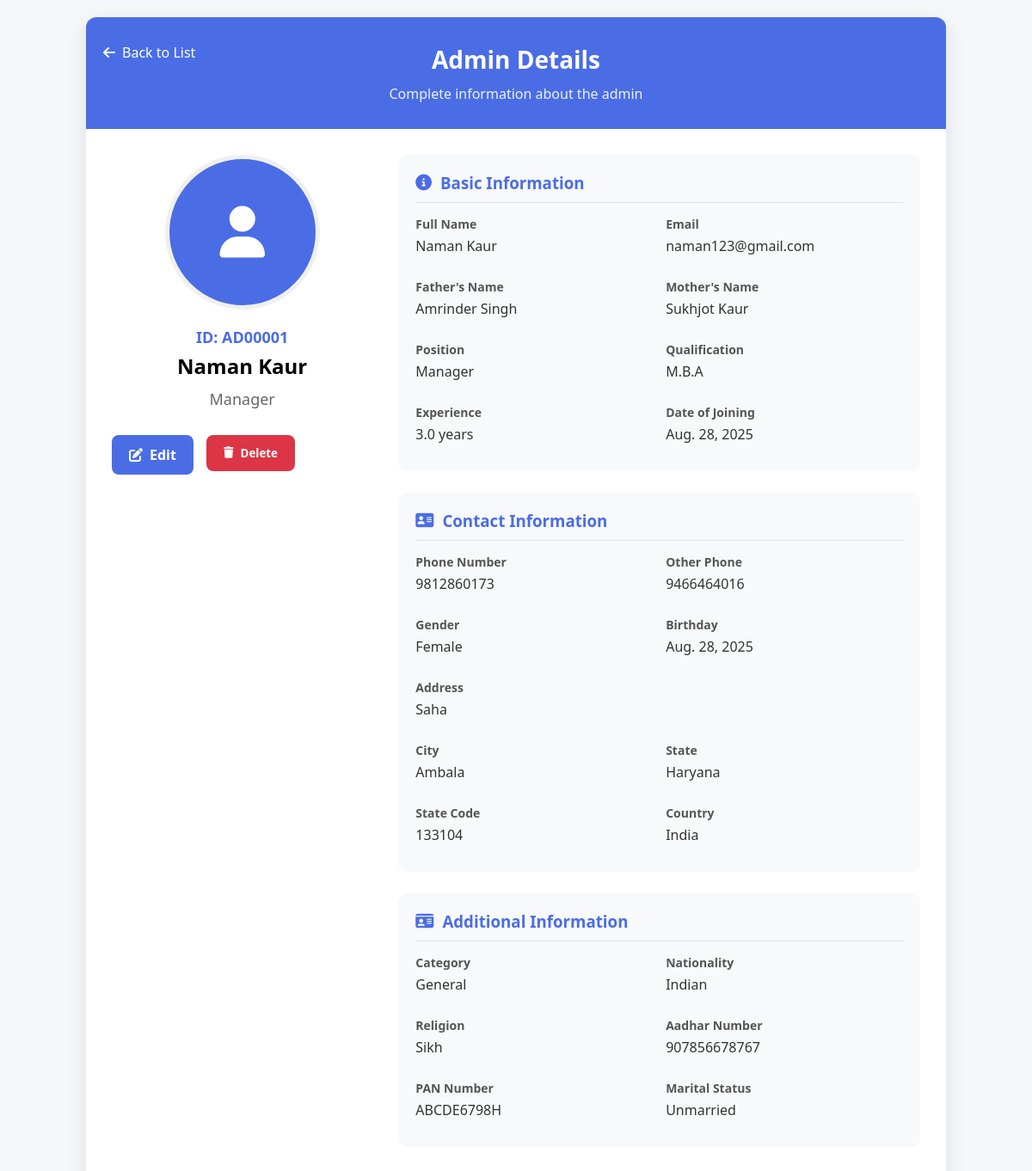
Page /admin-list/1/ on the committed database.
### myapp/models.py (models this page shows, shortened)
class Admin(models.Model):
    profile_picture = models.ImageField(upload_to='profile_pics/', blank=True, null=True)
    admin_id=models.CharField(max_length=15,unique=True)
    name = models.CharField(max_length=100)
    email = models.EmailField(unique=True)
    father_name = models.CharField(max_length=100)
    mother_name = models.CharField(max_length=100)
    position = models.CharField(max_length=100)
    qualification=models.CharField(max_length=50)
    experience = models.DecimalField(max_digits=4, decimal_places=1)  # e.g., 5.5 years
    date_of_joining = models.DateField()
    phone = models.CharField(max_length=15)
    other_phone_no = models.CharField(max_length=15,null=True)
    gender = models.CharField(max_length=10, choices=[
        ('male', 'Male'),
        ('female', 'Female'),
        ('other', 'Other')
    ])
    birthday = models.DateField()
    address = models.TextField()
    city = models.CharField(max_length=100)
    state = models.CharField(max_length=100)
    state_code = models.CharField(max_length=10,null=True)
    country = models.CharField(max_length=30, choices=[
    ('India', 'India'),
    ('USA', 'USA'),
    ('UK', 'UK'),
    ('Canada', 'Canada'),
    ('Australia', 'Australia'),
    ('Germany', 'Germany'),
    ('France', 'France'),
    ('Japan', 'Japan'),
    ('China', 'China'),
    ('Other', 'Other')
])
    category = models.CharField(max_length=10, choices=[
        ('Genral', 'General'),
        ('BC(A)', 'BC(A)'),
        ('BC(B)', 'BC(B)'),
        ('SC', 'SC'),
        ('ST', 'ST'),
        ('Others', 'Others')
    ])
    nationality = models.CharField(max_length=20, choices=[
        ('Indian', 'Indian'),
        ('NRI', 'NRI'),
        ('Other', 'Other')
    ])
    religion = models.CharField(max_length=20, choices=[
        ('Hindu', 'Hindu'),
        ('Muslim', 'Muslim'),
        ('Sikh', 'Sikh'),
        ('Christian', 'Christian'),
        ('Jain', 'Jain'),
        ('Buddhist', 'Buddhist'),
        ('Other', 'Other')
    ])
    adhar_no = models.BigIntegerField()
    pan_no = models.CharField(max_length=20)
    martial_status = models.CharField(max_length=15, choices=[
        ('married', 'Married'),
        ('unmarried', 'Unmarried')
    ], default='unmarried')
    username=models.EmailField()
    password=models.CharField(max_length=15,null=True)

### myapp/views.py (the view)
# urls.py: path('admin-list/<int:pk>/', views.admin_detail, name='admin_detail'),
def admin_detail(request, pk):
    admin = get_object_or_404(Admin, pk=pk)
    return render(request, 'admin_detail.html', {'admin': admin})

### template/admin_detail.html (shortened to what this page needs)
<!DOCTYPE html>
<html lang="en">
<head>
    <link rel="stylesheet" href="https://cdnjs.cloudflare.com/ajax/libs/font-awesome/6.4.0/css/all.min.css">
</head>
<body>
    <div class="container">
        <div class="header">
            <a href="{% url 'admin_list' %}" class="back-btn">
                <i class="fas fa-arrow-left"></i> Back to List
            </a>
            <h1>Admin Details</h1>
            <p>Complete information about the admin</p>
        </div>
        <div class="employee-content">
            <div class="profile-section">
                <div class="default-img">
                    <i class="fas fa-user"></i>
                </div>
                <div class="employee-id">ID: {{ admin.admin_id }}</div>
                <div class="employee-name">{{ admin.name }}</div>
                <div class="employee-position">{{ admin.position }}</div>
                <div class="action-buttons">
                    <a href="{% url 'edit_admin' admin.id %}" class="action-btn edit-btn">
                   <i class="fas fa-edit"></i> Edit
                  </a>
                    <form action="{% url 'delete_admin' admin.id %}" method="post" style="display:inline;">
                        <button type="submit" class="action-btn delete-btn" onclick="return confirm('Are you sure you want to delete this admin?')">
                            <i class="fas fa-trash"></i> Delete
                        </button>
                    </form>
                </div>
            </div>
            <div class="details-section">
                <div class="detail-card">
                    <h3><i class="fas fa-info-circle"></i> Basic Information</h3>
                    <div class="info-grid">
                        <div class="info-item">
                            <div class="info-label">Full Name</div>
                            <div class="info-value">{{ admin.name }}</div>
                        </div>
                        <div class="info-item">
                            <div class="info-label">Email</div>
                            <div class="info-value">{{ admin.email }}</div>
                        </div>
                        <div class="info-item">
                            <div class="info-label">Father's Name</div>
                            <div class="info-value">{{ admin.father_name }}</div>
                        </div>
                        <div class="info-item">
                            <div class="info-label">Mother's Name</div>
                            <div class="info-value">{{ admin.mother_name }}</div>
                        </div>
                        <div class="info-item">
                            <div class="info-label">Position</div>
                            <div class="info-value">{{ admin.position }}</div>
                        </div>
                        <div class="info-item">
                            <div class="info-label">Qualification</div>
                            <div class="info-value">{{ admin.qualification }}</div>
                        </div>
                        <div class="info-item">
                            <div class="info-label">Experience</div>
                            <div class="info-value">{{ admin.experience }} years</div>
                        </div>
                        <div class="info-item">
                            <div class="info-label">Date of Joining</div>
                            <div class="info-value">{{ admin.date_of_joining }}</div>
                        </div>
                    </div>
                </div>
                <div class="detail-card">
                    <h3><i class="fas fa-address-card"></i> Contact Information</h3>
                    <div class="info-grid">
                        <div class="info-item">
                            <div class="info-label">Phone Number</div>
                            <div class="info-value">{{ admin.phone }}</div>
                        </div>
                        <div class="info-item">
                            <div class="info-label">Other Phone</div>
                            <div class="info-value">{{ admin.other_phone_no|default:"-" }}</div>
                        </div>
                        <div class="info-item">
                            <div class="info-label">Gender</div>
                            <div class="info-value">{{ admin.get_gender_display }}</div>
                        </div>
                        <div class="info-item">
                            <div class="info-label">Birthday</div>
                            <div class="info-value">{{ admin.birthday }}</div>
                        </div>
                        <div class="info-item full-width">
                            <div class="info-label">Address</div>
                            <div class="info-value">{{ admin.address }}</div>
                        </div>
                        <div class="info-item">
                            <div class="info-label">City</div>
                            <div class="info-value">{{ admin.city }}</div>
                        </div>
                        <div class="info-item">
                            <div class="info-label">State</div>
                            <div class="info-value">{{ admin.state }}</div>
                        </div>
                        <div class="info-item">
                            <div class="info-label">State Code</div>
                            <div class="info-value">{{ admin.state_code|default:"-" }}</div>
                        </div>
                        <div class="info-item">
                            <div class="info-label">Country</div>
                            <div class="info-value">{{ admin.country }}</div>
                        </div>
                    </div>
                </div>
                <div class="detail-card">
                    <h3><i class="fas fa-id-card"></i> Additional Information</h3>
                    <div class="info-grid">
                        <div class="info-item">
                            <div class="info-label">Category</div>
                            <div class="info-value">{{ admin.get_category_display }}</div>
                        </div>
                        <div class="info-item">
                            <div class="info-label">Nationality</div>
                            <div class="info-value">{{ admin.get_nationality_display }}</div>
                        </div>
                        <div class="info-item">
                            <div class="info-label">Religion</div>
                            <div class="info-value">{{ admin.get_religion_display }}</div>
                        </div>
                        <div class="info-item">
                            <div class="info-label">Aadhar Number</div>
                            <div class="info-value">{{ admin.adhar_no }}</div>
                        </div>
                        <div class="info-item">
                            <div class="info-label">PAN Number</div>
                            <div class="info-value">{{ admin.pan_no }}</div>
                        </div>
                        <div class="info-item">
                            <div class="info-label">Marital Status</div>
                            <div class="info-value">{{ admin.get_martial_status_display }}</div>
                        </div>
                    </div>
                </div>
            </div>
        </div>
    </div>
</body>
</html>

### template/admin_detail.html (style rules this page uses)
* { margin: 0; padding: 0; box-sizing: border-box; font-family: 'Segoe UI', Tahoma, Geneva, Verdana, sans-serif; }
body { background-color: #f5f7fa; padding: 20px; }
.container { max-width: 1000px; margin: 0 auto; background: #fff; border-radius: 12px; box-shadow: 0 8px 24px rgba(0, 0, 0, 0.1); overflow: hidden; }
.header { background: #4a6de5; padding: 30px 20px; text-align: center; color: white; position: relative; }
.header h1 { font-size: 28px; font-weight: 600; margin-bottom: 10px; }
.header p { font-size: 16px; opacity: 0.9; }
.back-btn { position: absolute; left: 20px; top: 30px; color: white; text-decoration: none; display: flex; align-items: center; font-weight: 500; }
.back-btn i { margin-right: 8px; }
.employee-content { padding: 30px; display: grid; grid-template-columns: 1fr 2fr; gap: 30px; }
.profile-section { text-align: center; }
.default-img { width: 180px; height: 180px; border-radius: 50%; background: #4a6de5; display: flex; align-items: center; justify-content: center; margin: 0 auto 20px; color: white; font-size: 60px; border: 5px solid #f0f0f0; }
.employee-id { font-size: 18px; font-weight: 600; color: #4a6de5; margin-bottom: 5px; }
.employee-name { font-size: 24px; font-weight: 600; margin-bottom: 10px; }
.employee-position { font-size: 18px; color: #666; margin-bottom: 20px; }
.detail-card { background: #f8f9fa; border-radius: 10px; padding: 20px; margin-bottom: 25px; }
.detail-card h3 { color: #4a6de5; margin-bottom: 15px; padding-bottom: 10px; border-bottom: 1px solid #e0e0e0; display: flex; align-items: center; }
.detail-card h3 i { margin-right: 10px; }
.info-grid { display: grid; grid-template-columns: repeat(2, 1fr); gap: 15px; }
.info-item { margin-bottom: 12px; }
.info-label { font-weight: 600; color: #555; margin-bottom: 5px; font-size: 14px; }
.info-value { color: #333; font-size: 16px; }
.action-buttons { display: flex; gap: 15px; margin-top: 30px; }
.action-btn { padding: 12px 20px; border-radius: 8px; font-weight: 600; display: flex; align-items: center; justify-content: center; cursor: pointer; text-decoration: none; transition: all 0.3s; }
.action-btn i { margin-right: 8px; }
.edit-btn { background: #4a6de5; color: white; border: none; }
.delete-btn { background: #dc3545; color: white; border: none; }
.full-width { grid-column: 1 / span 2; }

### rows in the picture
Admin: admin_id "AD00001", name "Naman Kaur", position "Manager", email "naman123@gmail.com", father_name "Amrinder Singh", mother_name "Sukhjot Kaur", qualification "M.B.A", experience "3.0", date_of_joining "Aug. 28, 2025", phone "9812860173", other_phone_no "9466464016", gender "Female", birthday "Aug. 28, 2025", address "Saha", city "Ambala", state "Haryana", state_code "133104", country "India", category "General", nationality "Indian", religion "Sikh", adhar_no "907856678767", pan_no "ABCDE6798H", martial_status "Unmarried"
